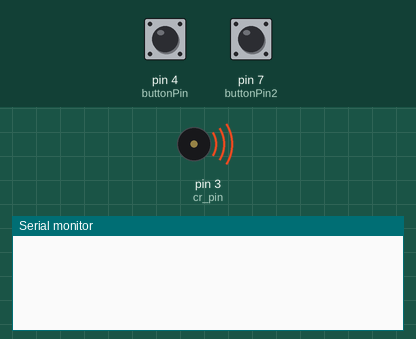
A sketch run on a simulated Arduino Uno, built with avr-gcc and run on an emulated ATmega328P. On the bench: buzzer (waves = sounding), the last lines printed to the serial monitor. The test bench sets the inputs (shaded band); at power-on: pin 4 (buttonPin) LOW, pin 7 (buttonPin2) LOW.

Above: at 1.2 s.
1.3 s: pin 4 (buttonPin) pulled HIGH for 0.15 s
At 1.9 s:
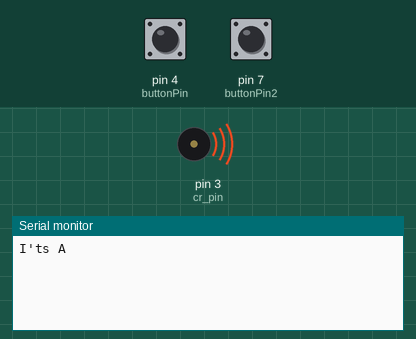
2.9 s: pin 7 (buttonPin2) pulled HIGH for 0.15 s
At 4.3 s:
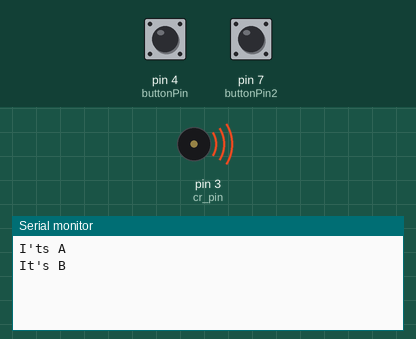

The sketch:

IR_Transmitter.ino
```cpp
#include <IRremote.h>
#define cr_pin 3

IRsend irsend;
decode_results results;
unsigned long key_value = 0;
const int buttonPin = 4;
int buttonState = 0;
const int buttonPin2 = 7;
int buttonState2 = 0;
void setup() {
Serial.begin(1200);  /* Define baud rate for serial communication */
tone(cr_pin, 38000);  /* For modulation at 38kHz */
 pinMode(buttonPin, INPUT);
 pinMode(buttonPin2, INPUT);
}

void loop() {

 buttonState = digitalRead(buttonPin);
buttonState2 = digitalRead(buttonPin2);
  // check if the pushbutton is pressed. If it is, the buttonState is HIGH:

  if (buttonState == HIGH)
  {
    irsend.sendNEC(0xFEA857,32);
    Serial.println("I'ts A");
  delay(200);
  }
 if (buttonState2 == HIGH)
  {
    irsend.sendNEC(0xAEA787,32);
    Serial.println("It's B");
  delay(200);
  }
}
```

Measured:
- after the input at 1.3 s, the serial monitor: prints a new line after 0.07 s (image 1)
- after the input at 2.9 s, the serial monitor: prints a new line after 0.07 s (image 2)
